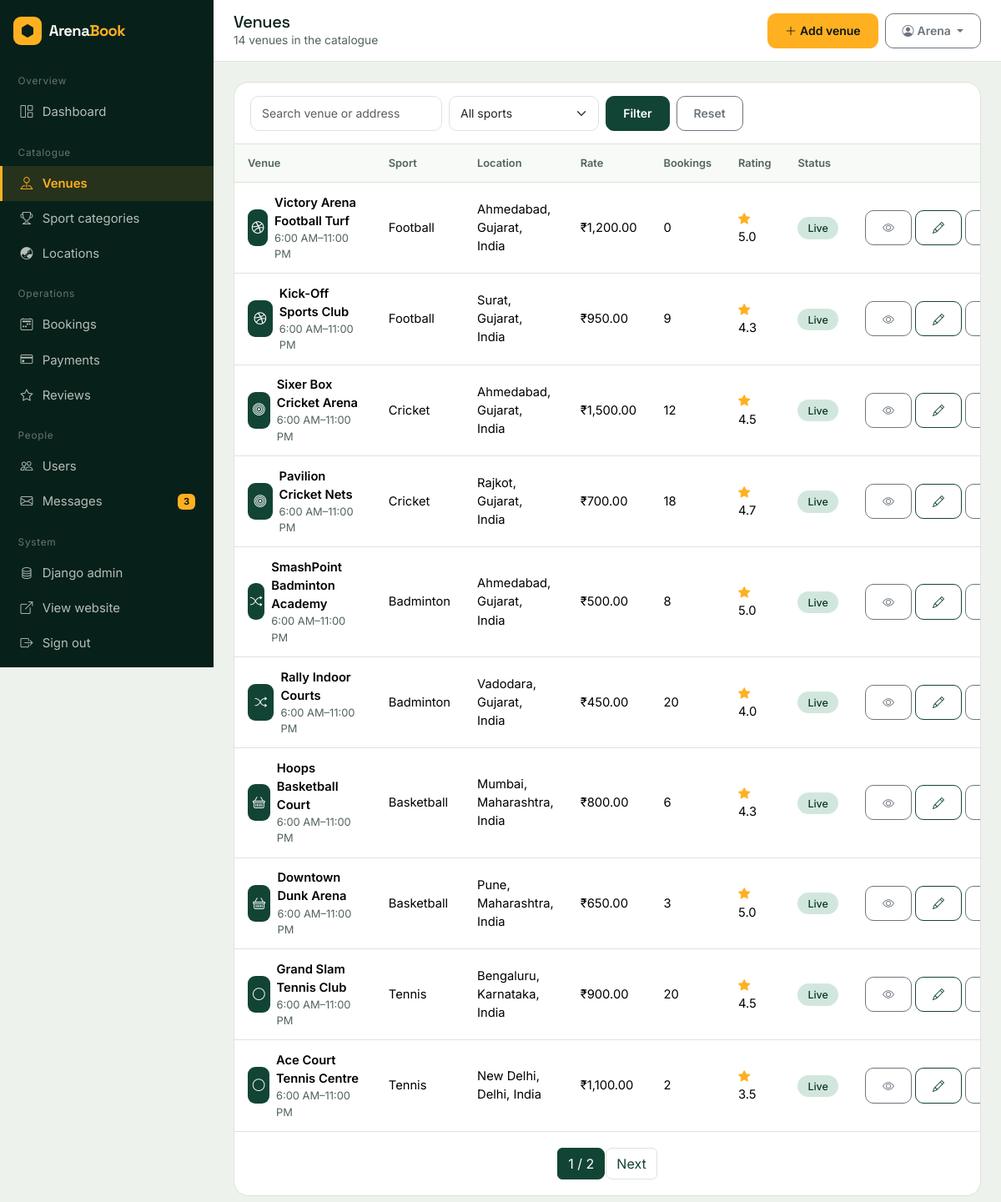
The page /dashboard/venues/ (signed in) on the database its author committed.
### arena/models.py (models this page shows, shortened)
class User(AbstractBaseUser, PermissionsMixin):
    first_name = models.CharField(max_length=60)
    last_name = models.CharField(max_length=60, blank=True)
    email = models.EmailField(unique=True)
    profile_image = models.ImageField(upload_to="profiles/", blank=True, null=True)
    date_joined = models.DateTimeField(default=timezone.now)
    is_active = models.BooleanField(default=True)
    is_staff = models.BooleanField(
        default=False, help_text="Allows access to the ArenaBook admin panel."
    )
    objects = UserManager()
    USERNAME_FIELD = "email"
    REQUIRED_FIELDS = ["first_name"]
    class Meta:
        verbose_name = "User"
        verbose_name_plural = "Users"
        ordering = ["-date_joined"]
    def get_short_name(self):
        return self.first_name or self.email.split("@")[0]

class Turf(models.Model):
    turf_name = models.CharField(max_length=150)
    description = models.TextField(blank=True)
    category = models.ForeignKey(
        SportCategory, on_delete=models.CASCADE, related_name="turfs"
    )
    address = models.TextField()
    city = models.ForeignKey(City, on_delete=models.SET_NULL, null=True, blank=True)
    state = models.ForeignKey(State, on_delete=models.SET_NULL, null=True, blank=True)
    country = models.ForeignKey(Country, on_delete=models.SET_NULL, null=True, blank=True)
    price_per_hour = models.DecimalField(max_digits=10, decimal_places=2)
    open_time = models.TimeField(default=time(6, 0))
    close_time = models.TimeField(default=time(23, 0))
    image = models.ImageField(upload_to="turfs/", blank=True, null=True)
    created_at = models.DateTimeField(auto_now_add=True)
    capacity = models.PositiveIntegerField(default=10)
    amenities = models.CharField(
        max_length=255,
        blank=True,
        help_text="Comma separated, e.g. Parking, Floodlights, Washroom",
    )
    is_featured = models.BooleanField(default=False)
    is_active = models.BooleanField(default=True)
    class Meta:
        ordering = ["-created_at"]
    @property
    def location(self):
        bits = [b.name for b in (self.city, self.state, self.country) if b]
        return ", ".join(bits)

class SportCategory(models.Model):
    category_name = models.CharField(max_length=100, unique=True)
    description = models.TextField(blank=True)
    image = models.ImageField(upload_to="categories/", blank=True, null=True)
    icon = models.CharField(
        max_length=50,
        default="bi-trophy",
        help_text="Bootstrap icon class, e.g. bi-dribbble",
    )
    slug = models.SlugField(max_length=120, unique=True, blank=True)
    class Meta:
        verbose_name = "Sport category"
        verbose_name_plural = "Sport categories"
        ordering = ["category_name"]

class City(models.Model):
    state = models.ForeignKey(State, on_delete=models.CASCADE, related_name="cities")
    name = models.CharField(max_length=80)
    class Meta:
        verbose_name_plural = "Cities"
        ordering = ["name"]
        unique_together = ("state", "name")

class State(models.Model):
    country = models.ForeignKey(Country, on_delete=models.CASCADE, related_name="states")
    name = models.CharField(max_length=80)
    class Meta:
        ordering = ["name"]
        unique_together = ("country", "name")

class Country(models.Model):
    name = models.CharField(max_length=80, unique=True)
    class Meta:
        verbose_name_plural = "Countries"
        ordering = ["name"]

### arena/dashboard_views.py (the view)
# urls.py: path("dashboard/venues/", dash.admin_turfs, name="admin_turfs"),
@staff_required
def admin_turfs(request):
    turfs = Turf.objects.select_related("category", "city").annotate(
        total_bookings=Count("bookings"), rating=Avg("reviews__rating")
    )
    q = request.GET.get("q", "").strip()
    category = request.GET.get("category", "")
    if q:
        turfs = turfs.filter(Q(turf_name__icontains=q) | Q(address__icontains=q))
    if category.isdigit():
        turfs = turfs.filter(category_id=int(category))
    page_obj = Paginator(turfs, 10).get_page(request.GET.get("page"))
    return render(
        request,
        "dashboard/turfs.html",
        {
            "page_obj": page_obj,
            "turfs": page_obj.object_list,
            "categories": SportCategory.objects.all(),
            "q": q,
            "selected_category": category,
        },
    )

### templates/dashboard/turfs.html (shortened to what this page needs)
{% extends 'dashboard/base.html' %}
{% load arena_extras %}
{% block page_title %}Venues{% endblock %}
{% block page_sub %}{{ page_obj.paginator.count }} venue{{ page_obj.paginator.count|pluralize }} in the catalogue{% endblock %}
{% block top_actions %}
<a href="{% url 'admin_turf_add' %}" class="btn btn-sm btn-amber"><i class="bi bi-plus-lg me-1"></i>Add venue</a>
{% endblock %}
{% block content %}
<div class="panel">
    <div class="panel-head">
        <form method="get" class="d-flex gap-2 flex-wrap">
            <input type="text" name="q" value="{{ q }}" class="form-control form-control-sm" placeholder="Search venue or address" style="width:230px">
            <select name="category" class="form-select form-select-sm" style="width:180px">
                <option value="">All sports</option>
            </select>
            <button class="btn btn-sm btn-pitch">Filter</button>
            <a href="{% url 'admin_turfs' %}" class="btn btn-sm btn-outline-secondary">Reset</a>
        </form>
    </div>
    <div class="table-responsive">
        <table class="table align-middle">
            <thead>
                <tr><th>Venue</th><th>Sport</th><th>Location</th><th>Rate</th><th>Bookings</th><th>Rating</th><th>Status</th><th class="text-end">Actions</th></tr>
            </thead>
            <tbody>
                {% for turf in turfs %}
                <tr>
                    <td>
                        <div class="d-flex align-items-center gap-2">
                            {% if turf.image %}
                            <img src="{{ turf.image.url }}" class="thumb-sm" alt="">
                            {% else %}
                            <span class="thumb-sm thumb-sm--ph"><i class="bi {{ turf.category.icon }}"></i></span>
                            {% endif %}
                            <div>
                                <div class="fw-semibold">{{ turf.turf_name }}</div>
                                <div class="small text-muted-soft">{{ turf.open_time|time:"g:i A" }}–{{ turf.close_time|time:"g:i A" }}</div>
                            </div>
                        </div>
                    </td>
                    <td>{{ turf.category.category_name }}</td>
                    <td class="small">{{ turf.location|default:"—" }}</td>
                    <td>₹{{ turf.price_per_hour|money }}</td>
                    <td>{{ turf.total_bookings }}</td>
                    <td>{% if turf.rating %}<span class="stars small"><i class="bi bi-star-fill"></i></span> {{ turf.rating|floatformat:1 }}{% else %}<span class="text-muted-soft">—</span>{% endif %}</td>
                    <td>
                        {% if turf.is_active %}
                        <span class="badge-status bg-success-subtle text-success-emphasis">Live</span>
                        {% else %}
                        <span class="badge-status bg-secondary-subtle text-secondary-emphasis">Hidden</span>
                        {% endif %}
                    </td>
                    <td class="text-end">
                        <div class="d-flex gap-1 justify-content-end">
                            <a href="{% url 'turf_detail' turf.pk %}" class="btn btn-sm btn-outline-secondary" title="View on site"><i class="bi bi-eye"></i></a>
                            <a href="{% url 'admin_turf_edit' turf.pk %}" class="btn btn-sm btn-outline-pitch" title="Edit"><i class="bi bi-pencil"></i></a>
                            <form method="post" action="{% url 'admin_turf_toggle' turf.pk %}">
                                <button class="btn btn-sm btn-outline-secondary" title="Show / hide"><i class="bi bi-toggle-{% if turf.is_active %}on{% else %}off{% endif %}"></i></button>
                            </form>
                        </div>
                    </td>
                </tr>
                {% empty %}
                <tr><td colspan="8" class="text-center text-muted-soft py-5">No venues found. <a href="{% url 'admin_turf_add' %}">Add the first one</a>.</td></tr>
                {% endfor %}
            </tbody>
        </table>
    </div>
    {% if page_obj.has_other_pages %}
    <div class="panel-body d-flex justify-content-center">
        <ul class="pagination mb-0">
            <li class="page-item active"><span class="page-link">{{ page_obj.number }} / {{ page_obj.paginator.num_pages }}</span></li>
            {% if page_obj.has_next %}<li class="page-item"><a class="page-link" href="?{% query_replace page=page_obj.next_page_number %}">Next</a></li>{% endif %}
        </ul>
    </div>
    {% endif %}
</div>
{% endblock %}

### templates/dashboard/base.html (shortened to what this page needs)
{% load static %}<!DOCTYPE html>
<html lang="en">
<head>
    <link href="https://cdn.jsdelivr.net/npm/bootstrap@5.3.3/dist/css/bootstrap.min.css" rel="stylesheet">
    <link href="https://cdn.jsdelivr.net/npm/bootstrap-icons@1.11.3/font/bootstrap-icons.css" rel="stylesheet">
    <link rel="stylesheet" href="{% static 'css/style.css' %}">
</head>
<body class="admin-body">
{% with url_name=request.resolver_match.url_name %}
<div class="admin-shell">
    <aside class="admin-side" id="adminSide">
        <a href="{% url 'home' %}" class="navbar-brand px-3 mb-3 d-flex">
            <span class="brand-mark"><i class="bi bi-hexagon-fill"></i></span>
            <span class="brand-text">Arena<span class="brand-accent">Book</span></span>
        </a>
        <div class="side-group">Overview</div>
        <a href="{% url 'dashboard' %}" class="side-link {% if url_name == 'dashboard' %}active{% endif %}"><i class="bi bi-grid-1x2"></i>Dashboard</a>
        <div class="side-group">Catalogue</div>
        <a href="{% url 'admin_turfs' %}" class="side-link {% if 'turf' in url_name %}active{% endif %}"><i class="bi bi-pin-map"></i>Venues</a>
        <a href="{% url 'admin_categories' %}" class="side-link {% if 'categor' in url_name %}active{% endif %}"><i class="bi bi-trophy"></i>Sport categories</a>
        <a href="{% url 'admin_locations' %}" class="side-link {% if 'location' in url_name %}active{% endif %}"><i class="bi bi-globe-asia-australia"></i>Locations</a>
        <div class="side-group">Operations</div>
        <a href="{% url 'admin_bookings' %}" class="side-link {% if 'booking' in url_name %}active{% endif %}"><i class="bi bi-calendar2-week"></i>Bookings</a>
        <a href="{% url 'admin_payments' %}" class="side-link {% if 'payment' in url_name %}active{% endif %}"><i class="bi bi-credit-card"></i>Payments</a>
        <a href="{% url 'admin_reviews' %}" class="side-link {% if 'review' in url_name %}active{% endif %}"><i class="bi bi-star"></i>Reviews</a>
        <div class="side-group">People</div>
        <a href="{% url 'admin_users' %}" class="side-link {% if 'user' in url_name %}active{% endif %}"><i class="bi bi-people"></i>Users</a>
        <a href="{% url 'admin_messages' %}" class="side-link {% if 'message' in url_name %}active{% endif %}">
            <i class="bi bi-envelope"></i>Messages
            {% if unread_messages %}<span class="badge bg-amber text-ink">{{ unread_messages }}</span>{% endif %}
        </a>
        <div class="side-group">System</div>
        <a href="/django-admin/" class="side-link"><i class="bi bi-database"></i>Django admin</a>
        <a href="{% url 'home' %}" class="side-link"><i class="bi bi-box-arrow-up-right"></i>View website</a>
        <a href="{% url 'logout' %}" class="side-link"><i class="bi bi-box-arrow-right"></i>Sign out</a>
    </aside>
    <div class="admin-main">
        <header class="admin-top">
            <div class="d-flex align-items-center gap-3">
                <div>
                    <h1>{% block page_title %}Dashboard{% endblock %}</h1>
                    <div class="sub">{% block page_sub %}{% endblock %}</div>
                </div>
            </div>
            <div class="d-flex align-items-center gap-2">
                {% block top_actions %}{% endblock %}
                <div class="dropdown">
                    <button class="btn btn-sm btn-outline-secondary dropdown-toggle" data-bs-toggle="dropdown">
                        <i class="bi bi-person-circle me-1"></i>{{ user.get_short_name }}
                    </button>
                </div>
            </div>
        </header>
        <div class="admin-content">
            {% block content %}{% endblock %}
        </div>
    </div>
</div>
{% endwith %}
</body>
</html>

### rows shown on the page
User: get_short_name "Arena"
Turf: turf_name "Victory Arena Football Turf", open_time "6:00 AM", close_time "11:00 PM", category.category_name "Football", location "Ahmedabad, Gujarat, India", price_per_hour "1,200.00", total_bookings "0", rating "5.0", is_active "Live"
Turf: turf_name "Kick-Off Sports Club", open_time "6:00 AM", close_time "11:00 PM", category.category_name "Football", location "Surat, Gujarat, India", price_per_hour "950.00", total_bookings "9", rating "4.3", is_active "Live"
Turf: turf_name "Sixer Box Cricket Arena", open_time "6:00 AM", close_time "11:00 PM", category.category_name "Cricket", location "Ahmedabad, Gujarat, India", price_per_hour "1,500.00", total_bookings "12", rating "4.5", is_active "Live"
Turf: turf_name "Pavilion Cricket Nets", open_time "6:00 AM", close_time "11:00 PM", category.category_name "Cricket", location "Rajkot, Gujarat, India", price_per_hour "700.00", total_bookings "18", rating "4.7", is_active "Live"
Turf: turf_name "SmashPoint Badminton Academy", open_time "6:00 AM", close_time "11:00 PM", category.category_name "Badminton", location "Ahmedabad, Gujarat, India", price_per_hour "500.00", total_bookings "8", rating "5.0", is_active "Live"
Turf: turf_name "Rally Indoor Courts", open_time "6:00 AM", close_time "11:00 PM", category.category_name "Badminton", location "Vadodara, Gujarat, India", price_per_hour "450.00", total_bookings "20", rating "4.0", is_active "Live"
Turf: turf_name "Hoops Basketball Court", open_time "6:00 AM", close_time "11:00 PM", category.category_name "Basketball", location "Mumbai, Maharashtra, India", price_per_hour "800.00", total_bookings "6", rating "4.3", is_active "Live"
Turf: turf_name "Downtown Dunk Arena", open_time "6:00 AM", close_time "11:00 PM", category.category_name "Basketball", location "Pune, Maharashtra, India", price_per_hour "650.00", total_bookings "3", rating "5.0", is_active "Live"
Turf: turf_name "Grand Slam Tennis Club", open_time "6:00 AM", close_time "11:00 PM", category.category_name "Tennis", location "Bengaluru, Karnataka, India", price_per_hour "900.00", total_bookings "20", rating "4.5", is_active "Live"
Turf: turf_name "Ace Court Tennis Centre", open_time "6:00 AM", close_time "11:00 PM", category.category_name "Tennis", location "New Delhi, Delhi, India", price_per_hour "1,100.00", total_bookings "2", rating "3.5", is_active "Live"

### other values the page prints
{{ unread_messages }} "3"
{{ page_obj.paginator.count }} "14"
{{ page_obj.number }} "1"
{{ page_obj.paginator.num_pages }} "2"
